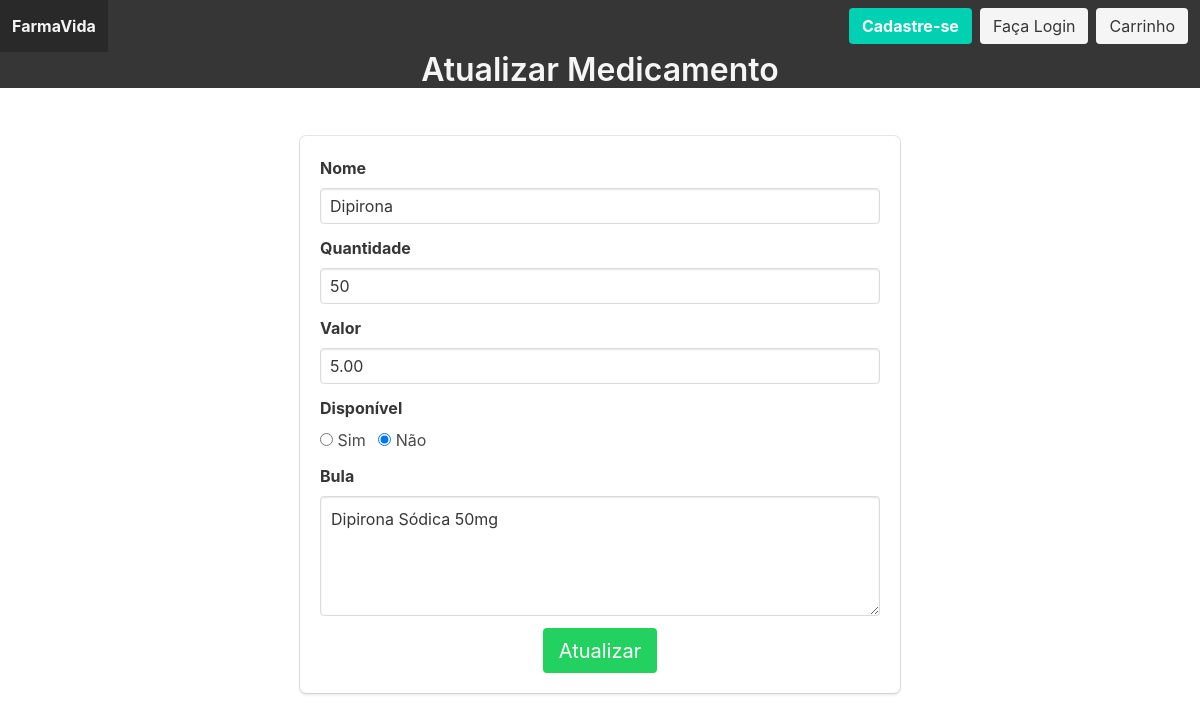
The app's page /pages/atualizaMed.php?id=1 with its own data.
### tables this page shows
CREATE TABLE `medicamento` (
  `id_medicamento` int(11) NOT NULL,
  `nome` varchar(450) DEFAULT NULL,
  `bula` text DEFAULT NULL,
  `quantidade` int(11) DEFAULT NULL,
  `valor` double DEFAULT NULL,
  `status` tinyint(4) DEFAULT NULL
);

### dao/daoMedicamento.class.php (called while the page is built, shortened)
<?php
    require_once "../class/medicamento.class.php";
    class DaoMedicamento{
        public function select($id){
            $conexao = new Conexao();
            $con = $conexao->connectDB();
            $sql = "SELECT * FROM `medicamento` WHERE `id_medicamento` = {$id}";
            $result = $con->query($sql);
            if(($result->num_rows) > 0){
                while($row = $result->fetch_assoc()){
                    $medicamento = new Medicamento();
                    $medicamento->setId($row['id_medicamento']);
                    $medicamento->setNome($row['nome']);
                    $medicamento->setBula($row['bula']);
                    $medicamento->setQuantidade($row['quantidade']);
                    $medicamento->setValor($row['valor']);
                    $medicamento->setStatus($row['status']);
                    $return = $medicamento;
                }
            }
            return $return;
        }
    }
?>

### class/medicamento.class.php (called while the page is built, shortened)
<?php
    class Medicamento{
        private $nome;
        private $bula;
        private $quantidade;
        private $valor;
        private $status;
        public function getNome(){
            return $this->nome;
        }
        public function setNome($nome){
            $this->nome = $nome;
        }
        public function getBula(){
            return $this->bula;
        }
        public function setBula($bula){
            $this->bula = $bula;
        }
        public function getQuantidade(){
            return $this->quantidade;
        }
        public function setQuantidade($quantidade){
            $this->quantidade = $quantidade;
        }
        public function getValor(){
            return $this->valor;
        }
        public function setValor($valor){
            $this->valor = $valor;
        }
        public function getStatus(){
            return $this->status;
        }
        public function setStatus($status){
            $this->status = $status;
        }
    }
?>

### pages/atualizaMed.php (the view, shortened to what this page needs)
<?php
    require_once "../dao/daoUsuario.class.php";
    require_once "../class/medicamento.class.php";
    require_once "../dao/daoMedicamento.class.php";
    $daoMed = new DaoMedicamento();
    $m = $daoMed->select($_GET['id']);
    $valor = number_format($m->getValor(), 2);
?>
<!DOCTYPE html>
<html lang="pt-br">
    <head>
        <link rel="stylesheet" href="bulma-0.7.5/css/bulma.min.css">
    </head>
    <body>
        <nav class="navbar is-dark " role="navigation" aria-label="main navigation">
            <div class="navbar-brand">
                <a class="navbar-item text-centered" href="index.php"><strong>FarmaVida</strong></a>
            </div>
            <div id="navbarBasicExample" class="navbar-menu">
                <div class="navbar-end">
                    <div class="navbar-item">
                        <?php
                            if(isset($_SESSION['login'])){
                                if(unserialize($_SESSION['login'])->getStatus() == 0){
                                    echo"<div class='navbar-item has-dropdown is-hoverable'>
                                        <a class='navbar-link'>".unserialize($_SESSION['login'])->getNome()."</a>
                                        <a class='button is-light' href='carrinho.php'>Carrinho</a>
                                        <div class='navbar-dropdown'>
                                            <a class='navbar-item' href='atualizarUser.php?id=".unserialize($_SESSION['login'])->getId()."'>Atualizar Dados</a>
                                            <hr class='navbar-divider'>
                                            <a class='navbar-item' href='sair.php'>Sair</a>
                                        </div>
                                    </div>";
                                }else{
                                    echo"<div class='navbar-item has-dropdown is-hoverable'>
                                        <a class='navbar-link'>".unserialize($_SESSION['login'])->getNome()."</a>
                                        <a class='button is-light' href='carrinho.php'>Carrinho</a>
                                        <div class='navbar-dropdown'>
                                            <a class='navbar-item' href='farmacia.php'>Consultar Farmácias</a>
                                            <a class='navbar-item' href='medicamento.php'>Consultar Medicamento</a>
                                            <a class='navbar-item' href='pagamento.php'>Consultar Formas de Pagamento</a>
                                            <a class='navbar-item' href='usuario.php'>Consultar Usuários</a>
                                            <hr class='navbar-divider'>
                                            <a class='navbar-item' href='sair.php'>Sair</a>
                                        </div>
                                    </div>";
                                }
                            }else{
                                echo "<div class='buttons'>
                                    <a class='button is-primary' href='cadastroUser.php'><strong>Cadastre-se</strong></a>
                                    <a class='button is-light' href='login.php'>Faça Login</a>
                                    <a class='button is-light' href='carrinho.php'>Carrinho</a>
                                </div>";
                            }
                        ?>
                    </div>
                </div>
            </div>
        </nav>
        <section class="hero is-dark">
            <h1 class="title has-text-ligth has-text-centered">Atualizar Medicamento</h1>
        </section>
        <main class="section container">
            <div class="columns is-centered">
                <div class="column is-8">
                    <div class="box">
                        <form method="POST">
                            <div class="field">
                                <label class="label">Nome</label>
                                <div class="control"><input type="text"  name="nome" class="input" required value="<?php echo $m->getNome();?>"></div>
                            </div>
                            <div class="field">
                                <label class="label">Quantidade</label>
                                <div class="control"><input type="number" min="0" name="quantidade" class="input" required value="<?php echo $m->getQuantidade();?>"></div>
                            </div>
                            <div class="field">
                                <label  class="label">Valor</label>
                                <div class="control"><input type="number" step="0.01" min="0.00" name="valor" class="input" required value="<?php echo $valor;?>"></div>
                            </div>
                            <?php
                                if($m->getStatus() == 1){
                                    echo "<div class='field'>
                                        <label class='label'>Disponível</label>
                                        <div class='control'>
                                            <label class='radio'>
                                                <input type='radio' name='status' value='1' checked>
                                                Sim
                                            </label>
                                            <label class='radio'>
                                                <input type='radio' name='status' value='0'>
                                                Não
                                            </label>
                                        </div>
                                    </div>";
                                }else{
                                    echo "<div class='field'>
                                        <label class='label'>Disponível</label>
                                        <div class='control'>
                                            <label class='radio'>
                                                <input type='radio' name='status' value='1' >
                                                Sim
                                            </label>
                                            <label class='radio'>
                                                <input type='radio' name='status' value='0' checked>
                                                Não
                                            </label>
                                        </div>
                                    </div>";
                                }
                            ?>
                            <div class="field">
                                <label class="label">Bula</label>
                                <div class="control"><textarea class="textarea" name="bula" required><?php echo $m->getBula();?></textarea></div>
                            </div>
                            <div class="field">
                                <div class="control">
                                    <div class="columns">
                                        <div class="column is-narrow container">
                                            <input class="button is-success is-medium" type="submit" value="Atualizar" name="submit">
                                        </div>
                                    </div>
                                </div>
                            </div>
                        </form>
                    </div>
                </div>
            </div>
        </main>
    </body>
</html>

### records on screen
medicamento: nome "Dipirona", quantidade "50", valor "5.00", bula "Dipirona Sódica 50mg"
